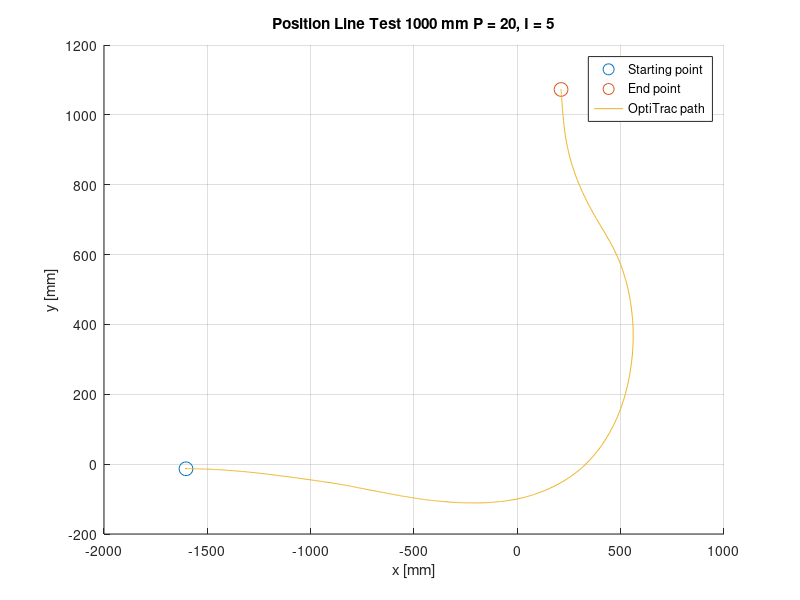

Source code (MATLAB):
fileID = fopen('P20_I5.txt','r');


tline=fgetl(fileID);
%headers = strsplit(tline,','); kan brukes for å fjerne headers (fjerner
%første linje

formatSpec = '%f%f%f%f%f%f%f%f';
datacell = textscan(fileID,formatSpec,'Delimiter',',');
time = datacell{2};
X = datacell{6};
Z = datacell{7};
Y = datacell{8};

figure(1);
hold on;
plot(X(1,1),Y(1,1),'o','MarkerSize',10);
plot(X(end,1),Y(end,1),'o','MarkerSize',10);
plot(X,Y);
grid on;
title('Position Line Test 1000 mm P = 20, I = 5');
xlabel('x [mm]');
ylabel('y [mm]');
legend('Starting point','End point','OptiTrac path');
hold off;
